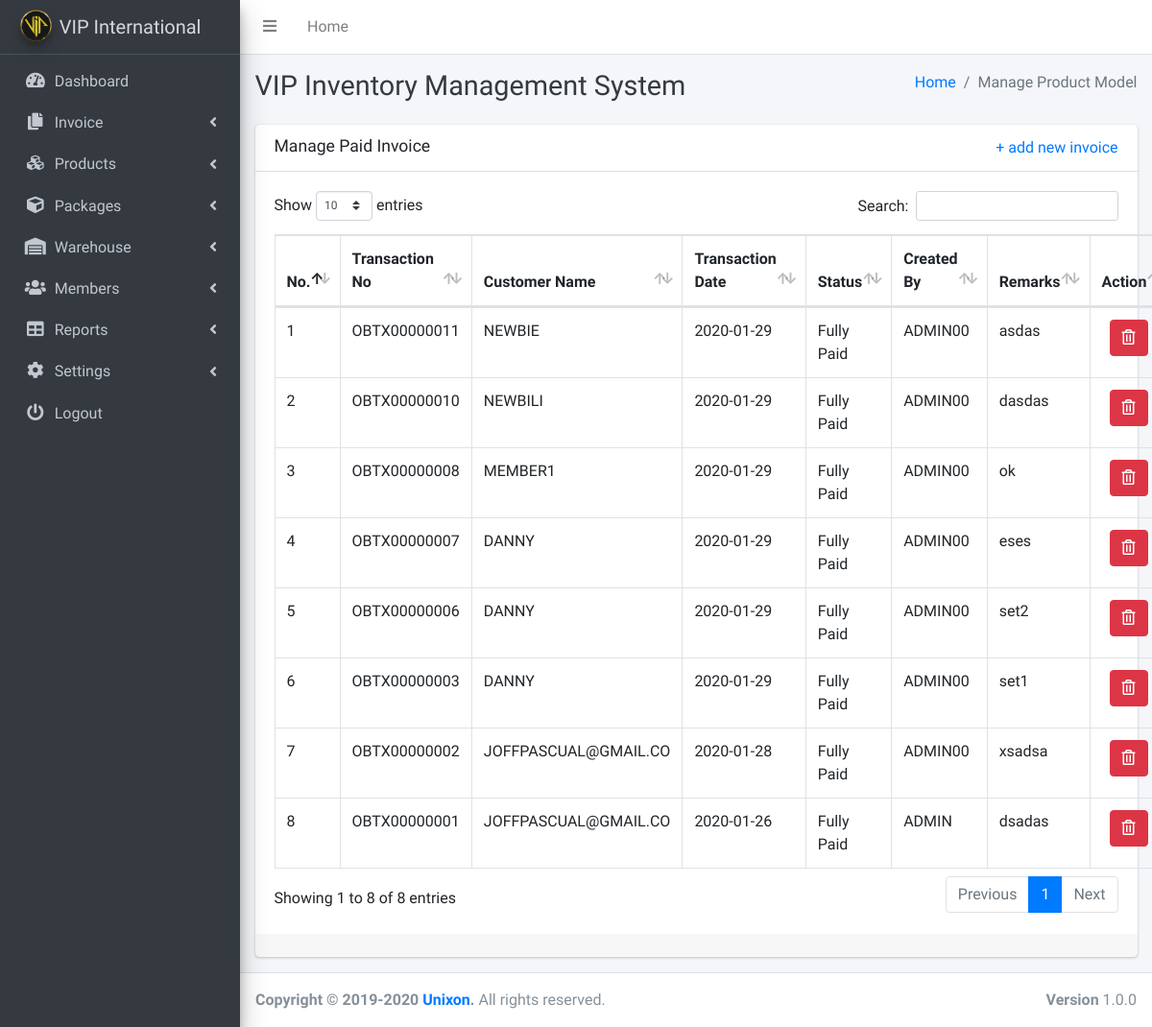
The page /invoice-paid.php (signed in) on the database its author committed.
### tables this page shows
CREATE TABLE `outboundtb` (
  `id` int(11) NOT NULL,
  `ob_tx_id` varchar(100) NOT NULL,
  `ob_custName` varchar(100) NOT NULL,
  `ob_warehouse` varchar(100) NOT NULL,
  `ob_date` varchar(100) NOT NULL,
  `ob_remarks` text NOT NULL,
  `ob_mot` varchar(100) NOT NULL,
  `ob_status` varchar(100) NOT NULL,
  `ob_received_by` varchar(100) NOT NULL,
  `ob_created_by` varchar(100) NOT NULL,
  `ob_created_at` datetime NOT NULL DEFAULT current_timestamp()
);

### invoice-paid.php (the view, shortened to what this page needs)
<!DOCTYPE html>
<html lang="en">
<?php include "includes/header.php"; ?>
<body class="hold-transition sidebar-mini">
<div class="wrapper">
  <?php include "includes/navbar.php"; ?>
  <div class="content-wrapper">
    <div class="content-header">
      <div class="container-fluid">
        <div class="row mb-2">
          <div class="col-sm-6">
            <h1 class="m-0 text-dark">VIP Inventory Management System</h1>
          </div>
          <div class="col-sm-6">
            <ol class="breadcrumb float-sm-right">
              <li class="breadcrumb-item"><a href="index.php">Home</a></li>
              <li class="breadcrumb-item active">Manage Product Model</li>
            </ol>
          </div>
        </div>
      </div>
    </div>
    <div class="content">
      <div class="container-fluid">
        <div class="row">
          <div class="col-lg-12">
            <div class="card">
              <div class="card-header">
                <div class="d-flex justify-content-between">
                  <h3 class="card-title">Manage Paid Invoice</h3>
                  <a href="invoice-add.php"> + add new invoice</a>
                </div>
              </div>
              <div class="card-body">
                <table id="example2" class="table table-bordered table-hover dataTable" role="grid" aria-describedby="example2_info">
                      <thead>
                        <tr>
                          <th class="sorting" tabindex="0" aria-controls="example2" rowspan="1" colspan="1" aria-label="Platform(s): activate to sort column ascending">No.</th>
                          <th class="sorting" tabindex="0" aria-controls="example2" rowspan="1" colspan="1" aria-label="Platform(s): activate to sort column ascending">Transaction No</th>
                          <th class="sorting" tabindex="0" aria-controls="example2" rowspan="1" colspan="1" aria-label="Platform(s): activate to sort column ascending">Customer Name</th>
                          <th class="sorting" tabindex="0" aria-controls="example2" rowspan="1" colspan="1" aria-label="Platform(s): activate to sort column ascending">Transaction Date</th>
                          <th class="sorting" tabindex="0" aria-controls="example2" rowspan="1" colspan="1" aria-label="Platform(s): activate to sort column ascending">Status</th>
                          <th class="sorting" tabindex="0" aria-controls="example2" rowspan="1" colspan="1" aria-label="Platform(s): activate to sort column ascending">Created By</th>
                          <th class="sorting" tabindex="0" aria-controls="example2" rowspan="1" colspan="1" aria-label="Platform(s): activate to sort column ascending">Remarks</th>
                          <th>Action</th>
                        </tr>
                      </thead>
                      <tbody>
                        <?php
                        require_once 'config.php';
                        $query = "SELECT * FROM outboundtb WHERE ob_status = 'Fully Paid' ORDER BY ob_tx_id desc";
                        if($result = mysqli_query($link, $query)){
                          if(mysqli_num_rows($result) > 0){
                            $ctr = 0;
                            while($row = mysqli_fetch_array($result)){
                              $ctr++;
                              echo "<tr>";
                              echo "<td>" . $ctr . "</td>";
                              echo "<td>" . $row['ob_tx_id'] . "</td>";
                              echo "<td>" . $row['ob_custName'] . "</td>";
                              echo "<td>" . $row['ob_date'] . "</td>";
                              echo "<td>" . $row['ob_status'] . "</td>";
                              echo "<td>" . $row['ob_created_by'] . "</td>";
                              echo "<td>" . $row['ob_remarks'] . "</td>";
                              echo "<td>";
                              echo " &nbsp; <a class='btn btn-danger' href='invoice-paid-delete.php?id=". $row['id'] ."' title='Delete Record' data-toggle='tooltip'><span class='far  fa-trash-alt'></span></a>";
                              echo "</td>";
                              echo "</tr>";
                            }
                          } else{
                            echo "<p class='lead'><em>No records were found.</em></p>";
                          }
                        } else{
                          echo "ERROR: Could not able to execute $sql. " . mysqli_error($link);
                        }
                        ?>
                      </tbody>
                    </table>
              </div>
              <div class="card-footer">
              </div>
            </div>
          </div>
        </div>
      </div>
    </div>
  </div>
  <?php include "includes/footer.php"; ?>
</div>
</body>
</html>

### rows shown on the page
outboundtb: ob_tx "OBTX00000011", ob_custName "NEWBIE", ob_date "2020-01-29", ob_status "Fully Paid", ob_created_by "ADMIN00", ob_remarks "asdas"
outboundtb: ob_tx "OBTX00000010", ob_custName "NEWBILI", ob_date "2020-01-29", ob_status "Fully Paid", ob_created_by "ADMIN00", ob_remarks "dasdas"
outboundtb: ob_tx "OBTX00000008", ob_custName "MEMBER1", ob_date "2020-01-29", ob_status "Fully Paid", ob_created_by "ADMIN00", ob_remarks "ok"
outboundtb: ob_tx "OBTX00000007", ob_custName "DANNY", ob_date "2020-01-29", ob_status "Fully Paid", ob_created_by "ADMIN00", ob_remarks "eses"
outboundtb: ob_tx "OBTX00000006", ob_custName "DANNY", ob_date "2020-01-29", ob_status "Fully Paid", ob_created_by "ADMIN00", ob_remarks "set2"
outboundtb: ob_tx "OBTX00000003", ob_custName "DANNY", ob_date "2020-01-29", ob_status "Fully Paid", ob_created_by "ADMIN00", ob_remarks "set1"
outboundtb: ob_tx "OBTX00000002", ob_custName "JOFFPASCUAL@GMAIL.CO", ob_date "2020-01-28", ob_status "Fully Paid", ob_created_by "ADMIN00", ob_remarks "xsadsa"
outboundtb: ob_tx "OBTX00000001", ob_custName "JOFFPASCUAL@GMAIL.CO", ob_date "2020-01-26", ob_status "Fully Paid", ob_created_by "ADMIN", ob_remarks "dsadas"
